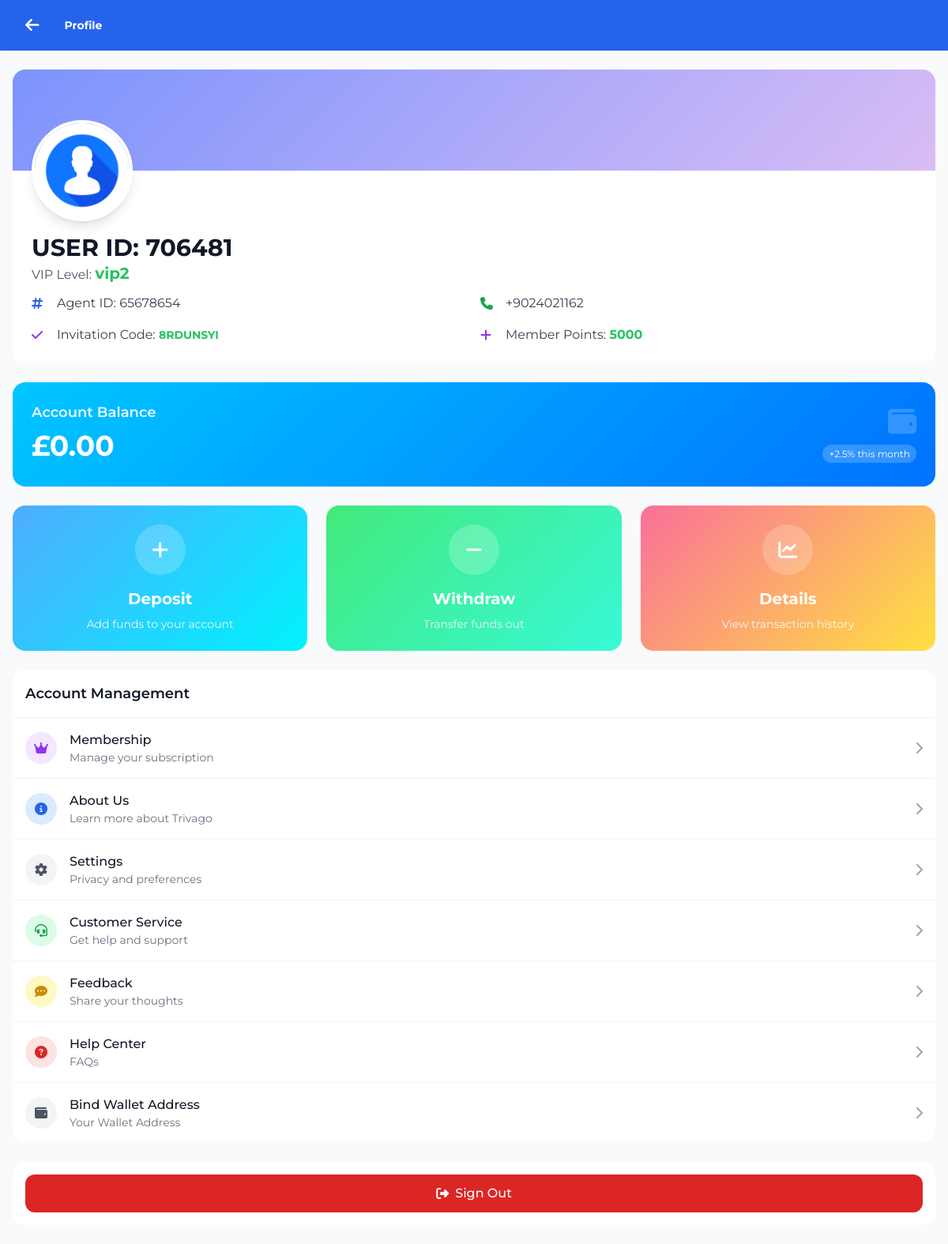
The app's page /profile (signed in), older data.
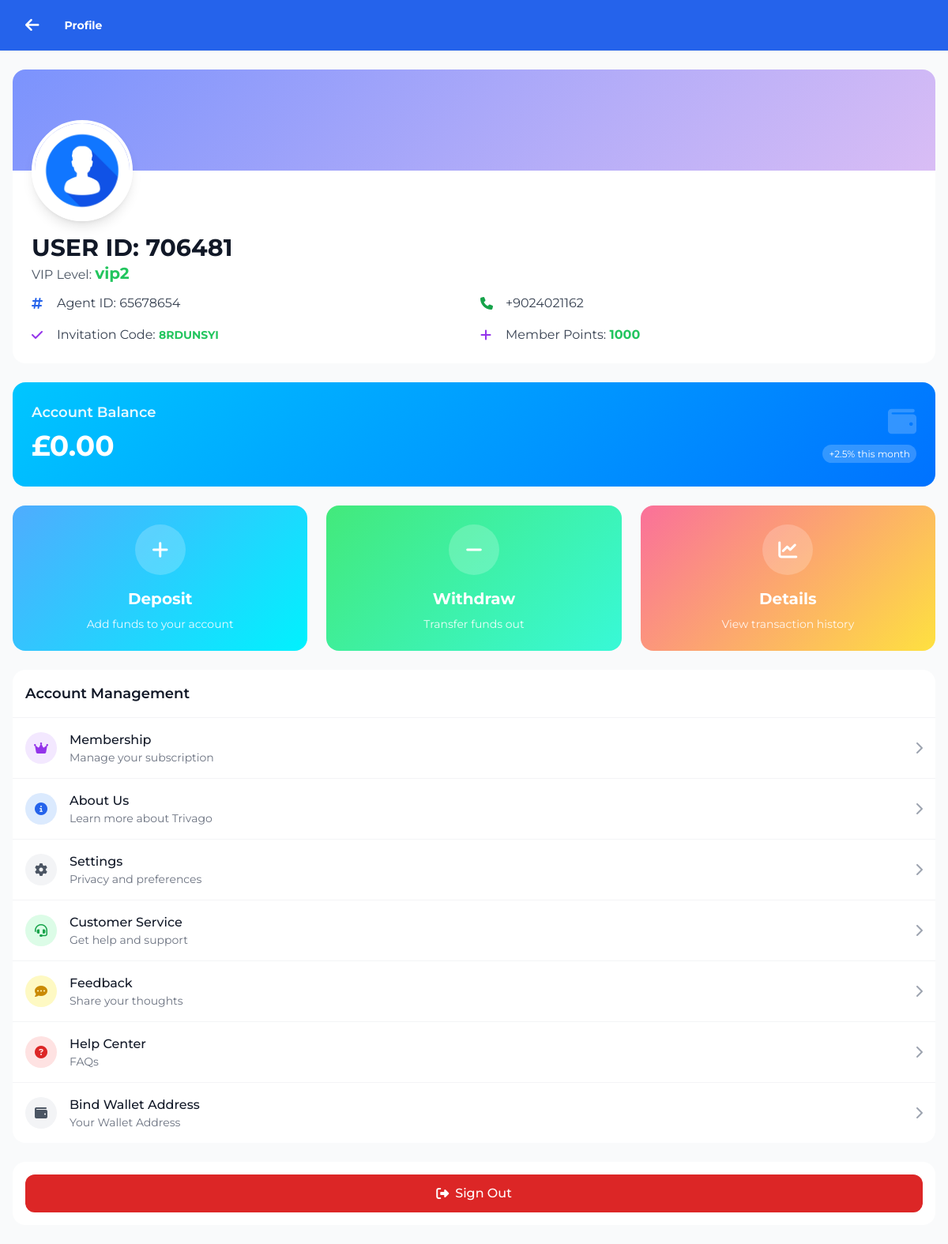
The same page, newer data.
### hotel_app/models.py (models this page shows, shortened)
class User(db.Model, UserMixin):
    __tablename__ = 'user'
    id = db.Column(db.Integer, primary_key=True)
    nickname = db.Column(db.String(80))
    user_id = db.Column(db.String(6), unique=True)
    agent_id = db.Column(db.String(6), unique=True)
    contact = db.Column(db.String(20))
    invitation_code = db.Column(db.String(20))
    member_points = db.Column(db.Integer, default=0)
    trial_bonus = db.Column(db.Float, default=564.00)
    balance = db.Column(db.Float, default=0.0)
    total_deposits = db.Column(db.Float, default=0.0)
    vip_level = db.Column(db.String(10), default='VIP0')
    withdrawal_password = db.Column(db.String(100))
    password_hash = db.Column(db.String(100))
    is_active = db.Column(db.Boolean, default=False)
    created_at = db.Column(db.DateTime, default=datetime.utcnow)
    session_locked = db.Column(db.Boolean, default=False)
    total_commission_earned = db.Column(db.Float, default=0.0)
    first_session_completed = db.Column(db.Boolean, default=False)
    session_reset_date = db.Column(db.String)
    bound_wallet_type = db.Column(db.String(20))
    max_first_session_reservations = db.Column(db.Integer, default=35)
    wallet_bound_at = db.Column(db.DateTime)
    second_session_reservations_count = db.Column(db.Integer, default=0)
    second_session_commission = db.Column(db.Float, default=0.0)
    bound_wallet_address = db.Column(db.String(200))
    first_session_commission = db.Column(db.Float, default=0.0)
    first_session_reservations_count = db.Column(db.Integer, default=0)
    current_session = db.Column(db.String(10), default='first')
    revolut_name = db.Column(db.String(100))
    revolut_iban = db.Column(db.String(50))
    revolut_revtag = db.Column(db.String(20))
    ip_address = db.Column(db.String(45))  # IPv6 can be up to 45 characters
    country = db.Column(db.String(100))
    country_code = db.Column(db.String(2))
    region = db.Column(db.String(100))
    city = db.Column(db.String(100))
    latitude = db.Column(db.Float)
    longitude = db.Column(db.Float)
    timezone = db.Column(db.String(50))
    isp = db.Column(db.String(255))
    last_location_update = db.Column(db.DateTime, default=datetime.utcnow)
    reservations = db.relationship('Reservation', backref='user', lazy=True)
    deposit_requests = db.relationship('DepositRequest', backref='user', lazy=True)
    withdrawal_requests = db.relationship('WithdrawalRequest', backref='user', lazy=True)
    hotel_assignments = db.relationship('UserHotelAssignment', backref='user', lazy=True)
    hotel_ratings = db.relationship('UserHotelRating', backref='user', lazy=True)

### hotel_app/routes.py (the view)
@app.route('/profile')
def profile():
    if 'user_id' not in session:
        return redirect(url_for('login'))
    user = User.query.get(session['user_id'])
    if not user:
        flash('User not found', 'error')
        return redirect(url_for('login'))
    reservation_stats = db.session.query(
        func.count(Reservation.id).label('total_reservations'),
        func.count(Reservation.id).filter(Reservation.status == 'Completed').label('completed_reservations'),
        func.coalesce(func.sum(Reservation.commission_earned), 0).label('total_commission')
    ).filter_by(user_id=user.id).first()
    total_reservations = reservation_stats.total_reservations or 0
    completed_reservations = reservation_stats.completed_reservations or 0
    completion_rate = (completed_reservations / total_reservations * 100) if total_reservations > 0 else 0
    total_commission = reservation_stats.total_commission or 0
    print(f"User balance: {user.balance} {user.user_id}")
    return render_template('profile.html',
                         user=user,
                         total_reservations=total_reservations,
                         completed_reservations=completed_reservations,
                         completion_rate=completion_rate,
                         total_commission=total_commission)

### hotel_app/__init__.py (called while the page is built)
@login_manager.user_loader
def load_user(user_id):
    return User.query.get(int(user_id))

### hotel_app/routes.py (called while the page is built)
@app.before_request
def check_admin_routes():
    if request.endpoint and request.endpoint.startswith('admin_') and request.endpoint != 'admin_login':
        if 'admin_id' not in session:
            return redirect(url_for('admin_login'))

### hotel_app/templates/profile.html (shortened to what the changed rows need)
<!DOCTYPE html>
<html lang="en">
    <head>
        <link rel="stylesheet" href="https://cdnjs.cloudflare.com/ajax/libs/font-awesome/6.4.0/css/all.min.css">
        <link rel="stylesheet" href="path/to/font-awesome/css/font-awesome.min.css">
        <link rel="stylesheet" href="{{ url_for('static', filename='css/user.css') }}">
        <link rel="stylesheet" href="{{ url_for('static', filename='css/translate.css') }}">
        <link href="https://cdn.jsdelivr.net/npm/tailwindcss@2.2.19/dist/tailwind.min.css" rel="stylesheet">
        <script src="https://cdn.tailwindcss.com"></script>
        <link rel="stylesheet" href="https://cdn.jsdelivr.net/npm/flatpickr/dist/flatpickr.min.css">
        <link rel="stylesheet" href="https://cdnjs.cloudflare.com/ajax/libs/flag-icon-css/6.6.6/css/flag-icons.min.css">
    </head>
    <body class="bg-gray-50 min-h-screen">
        <header class="sticky h-16 top-0 z-50 bg-[#2563eb] shadow-sm py-2 md:py-4 px-4 md:px-8">
            <div class="flex items-center justify-start gap-8 text-white h-full">
                <h1 data-translate class="text-white text-sm md:text-md font-bold">Profile</h1>
            </div>
        </header>
        <div class="px-4 py-6 space-y-6">
            <div class="bg-white rounded-2xl overflow-hidden">
                <div class="relative px-6 pb-6">
                    <div class="space-y-3">
                        <div>
                            <h2 class="text-2xl md:text-3xl font-bold text-gray-900">USER ID: {{ user.user_id }}</h2>
                            <p class="text-gray-600">VIP Level: <span class="text-green-500 font-bold text-xl"> {{ user.vip_level }}</span></p>
                        </div>
                        <div class="grid md:grid-cols-2 gap-4 text-sm md:text-base">
                            <div class="flex items-center space-x-3">
                                <i class="fas fa-phone text-green-600 w-5"></i>
                                <span class="text-gray-700">{{ user.contact }}</span>
                            </div>
                            <div class="flex items-center space-x-3">
                                <span class="text-gray-700">Invitation Code: <span class="text-green-500 font-bold text-sm">{{ user.invitation_code }}</span></span>
                            </div>
                            <div class="flex items-center space-x-3">
                                <span class="text-gray-700">Member Points: <span class="text-green-500 font-bold text-md">{{ user.member_points }}</span></span>
                            </div>
                        </div>
                    </div>
                </div>
            </div>
            <div class="balance-card rounded-2xl p-6 text-white">
                <div class="flex items-center justify-between">
                    <div>
                        <div class="mt-2">
                            <span class="text-3xl md:text-4xl font-bold">£{{ "%.2f"|format(user.balance) }}</span>
                        </div>
                    </div>
                </div>
            </div>
        </div>
    </body>
</html>

Row changes from the older to the newer data that the page shows:
changed User "vip2": member_points "5000" → "1000"
